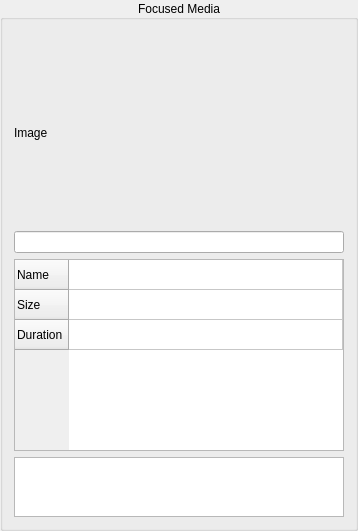
         <widget class="QGroupBox" name="groupBox">
          <property name="sizePolicy">
           <sizepolicy hsizetype="Fixed" vsizetype="Preferred">
            <horstretch>0</horstretch>
            <verstretch>0</verstretch>
           </sizepolicy>
          </property>
          <property name="minimumSize">
           <size>
            <width>350</width>
            <height>0</height>
           </size>
          </property>
          <property name="title">
           <string>Focused Media</string>
          </property>
          <property name="alignment">
           <set>Qt::AlignCenter</set>
          </property>
          <layout class="QVBoxLayout" name="verticalLayout">
           <property name="topMargin">
            <number>20</number>
           </property>
           <item>
            <widget class="QLabel" name="focus_image">
             <property name="sizePolicy">
              <sizepolicy hsizetype="Fixed" vsizetype="Fixed">
               <horstretch>0</horstretch>
               <verstretch>0</verstretch>
              </sizepolicy>
             </property>
             <property name="minimumSize">
              <size>
               <width>330</width>
               <height>185</height>
              </size>
             </property>
             <property name="maximumSize">
              <size>
               <width>330</width>
               <height>185</height>
              </size>
             </property>
             <property name="text">
              <string>Image</string>
             </property>
             <property name="scaledContents">
              <bool>true</bool>
             </property>
            </widget>
           </item>
           <item>
            <widget class="QLineEdit" name="focus_lineedit">
             <property name="enabled">
              <bool>true</bool>
             </property>
             <property name="readOnly">
              <bool>true</bool>
             </property>
            </widget>
           </item>
           <item>
            <widget class="QTableWidget" name="focus_table">
             <property name="inputMethodHints">
              <set>Qt::ImhNoEditMenu</set>
             </property>
             <property name="alternatingRowColors">
              <bool>false</bool>
             </property>
             <attribute name="horizontalHeaderVisible">
              <bool>false</bool>
             </attribute>
             <attribute name="horizontalHeaderHighlightSections">
              <bool>false</bool>
             </attribute>
             <attribute name="horizontalHeaderStretchLastSection">
              <bool>true</bool>
             </attribute>
             <attribute name="verticalHeaderHighlightSections">
              <bool>false</bool>
             </attribute>
             <row>
              <property name="text">
               <string>Name</string>
              </property>
             </row>
             <row>
              <property name="text">
               <string>Size</string>
              </property>
             </row>
             <row>
              <property name="text">
               <string>Duration</string>
              </property>
             </row>
             <column>
              <property name="text">
               <string/>
              </property>
             </column>
            </widget>
           </item>
           <item>
            <widget class="QTextEdit" name="setup_status">
             <property name="enabled">
              <bool>true</bool>
             </property>
             <property name="maximumSize">
              <size>
               <width>16777215</width>
               <height>60</height>
              </size>
             </property>
             <property name="lineWrapMode">
              <enum>QTextEdit::NoWrap</enum>
             </property>
             <property name="readOnly">
              <bool>true</bool>
             </property>
            </widget>
           </item>
          </layout>
         </widget>
